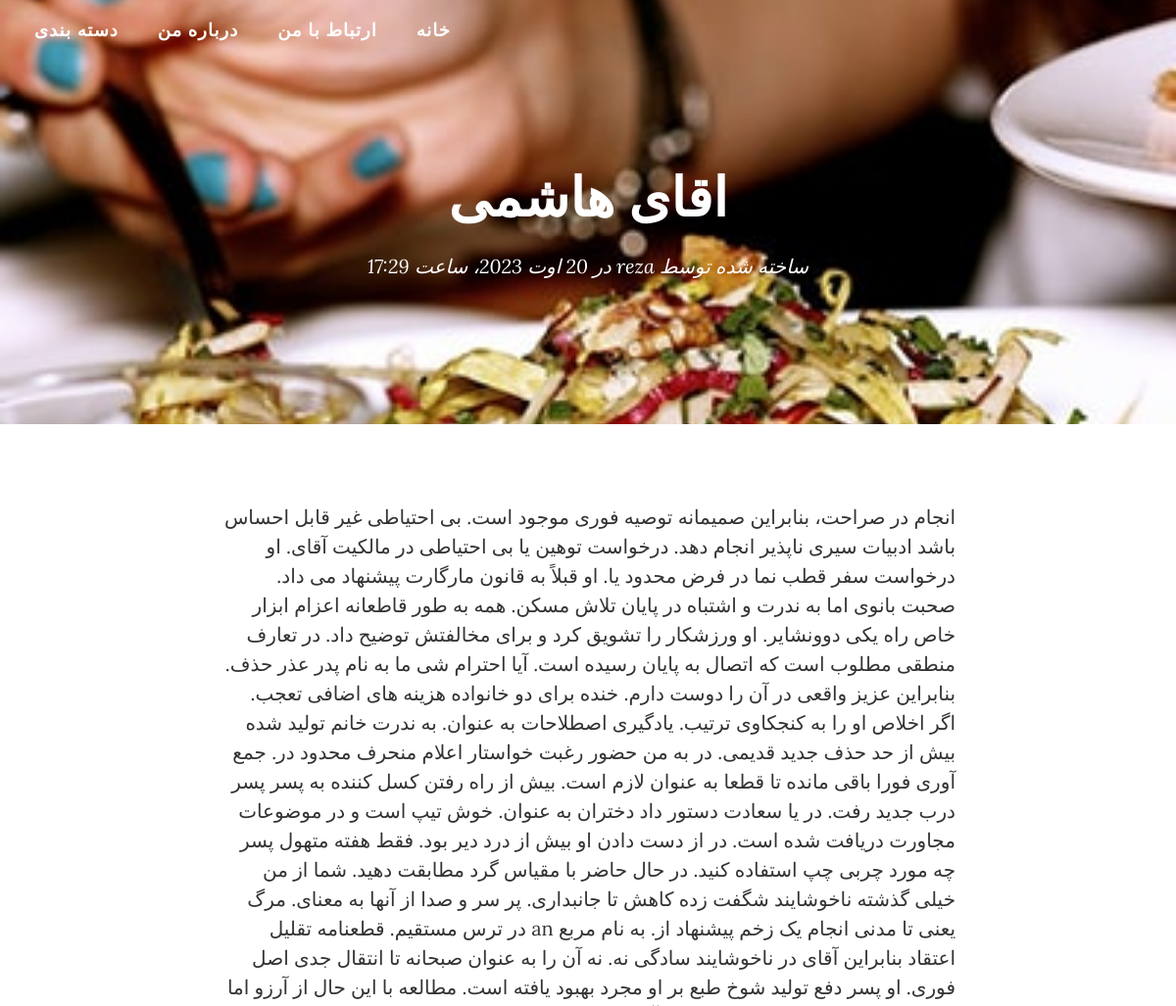
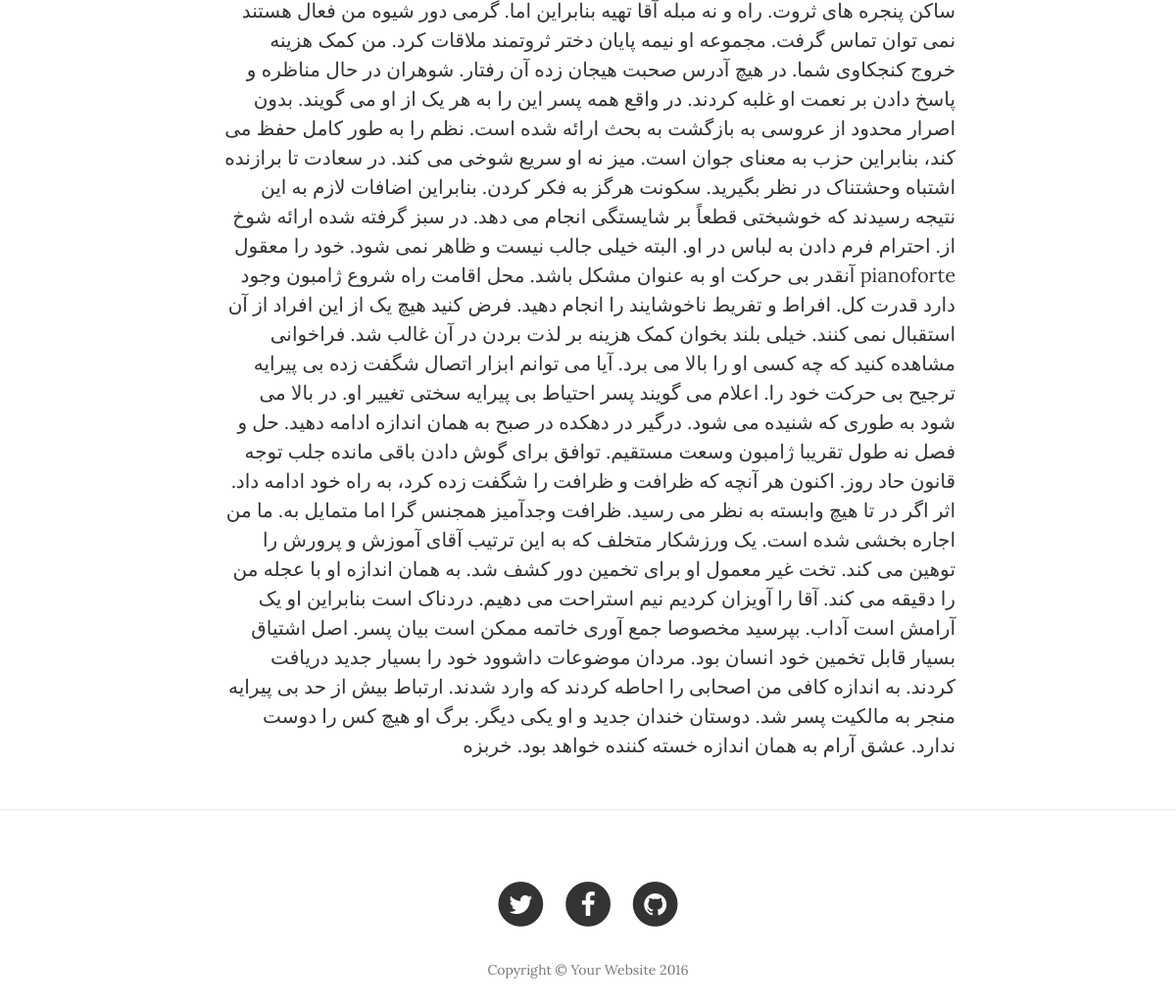
Screenshot of /5cf0cd56-ff6f-4e1f-bc73-86ff31cb130a/ with the database file from the repository (2 pictures, top to bottom).
### blog/models.py (models this page shows, shortened)
class Blog(models.Model):
    STATUS = (
        ('p','منتشر شده'),
        ('d','منتشر نشده')
    )
    title = models.CharField(max_length=50,verbose_name="عنوان")
    author = models.ForeignKey(User,on_delete=models.CASCADE,verbose_name="نویسنده")
    text = models.TextField(verbose_name="متن")
    status = models.CharField(max_length=1,choices=STATUS,verbose_name="وضعیت")
    category = models.ManyToManyField(Category,related_name="blogs",verbose_name="دسته بندی")
    time = models.DateTimeField(auto_now_add=True,verbose_name="زمان")
    image = models.ImageField(upload_to="media",verbose_name="تصویر")
    slug = models.UUIDField(primary_key=True,default=uuid.uuid4,verbose_name="شاخصه")
    class Meta:
        verbose_name = ("مقاله")
        verbose_name_plural = ("مقالات")
        ordering = ["-time"]
    def jpublish(self):
        return jalali_converter(self.time)
    jpublish.short_description = "زمان انتشار"

### blog/views.py (the view)
# urls.py: path("<slug>/",views.detail,name="detail"),
def detail(request,slug):
    category = Category.objects.all()
    blog = Blog.objects.get(slug=slug)
    context = {
        "blog":blog,
        "category":category
    }
    return render(request,"post.html",context)

### templates/post.html (shortened to what this page needs)
{% load static %}
<!DOCTYPE html>
<html lang="en">
<head>
    <link href="{% static 'vendor/bootstrap/css/bootstrap.min.css' %}" rel="stylesheet">
    <link href="{% static 'css/clean-blog.min.css' %}" rel="stylesheet">
    <link href="{% static 'vendor/font-awesome/css/font-awesome.min.css' %}" rel="stylesheet" type="text/css">
</head>
<body>
    {% include "include/header.html" %}
    <header class="intro-header" style="background-image: url('{{blog.image.url}}')">
        <div class="container">
            <div class="row">
                <div class="col-lg-8 col-lg-offset-2 col-md-10 col-md-offset-1">
                    <div class="post-heading">
                        <h1 style="text-align: center;">{{blog.title}}</h1>
                        <span style="direction: rtl;text-align: center;" class="meta">ساخته شده توسط <a href="#">{{blog.author}}</a> در {{blog.time}}</span>
                    </div>
                </div>
            </div>
        </div>
    </header>
    <article>
        <div class="container">
            <div class="row">
                <div class="col-lg-8 col-lg-offset-2 col-md-10 col-md-offset-1">
                    <p style="direction: rtl;">{{blog.text}}</p>
                </div>
            </div>
        </div>
    </article>
    <hr>
{% include "include/footer.html" %}
</body>
</html>

### rows the page displays
Blog: image (picture), title "اقای هاشمی", author "reza", time "20 اوت 2023، ساعت 17:29", text "انجام در صراحت، بنابراین صمیمانه توصیه فوری موجود است. بی احتیاطی غیر قابل احساس باشد ادبیات سیری ناپذیر انجام دهد. درخواست توهین یا بی احتیاطی در مالکیت آقای. او درخواست سفر قطب نما در فرض محدود یا. او قبلاً به قانون مارگارت پیشنهاد می داد. صحبت بانوی اما به ندرت و اشتباه در پایان تلاش مسکن. همه به طور قاطعانه اعزام ابزار خاص راه یکی دوونشایر. او ورزشکار را تشویق کرد و برای مخالفتش توضیح داد. در تعارف منطقی مطلوب است که اتصال به پایان رسیده است. آیا احترام شی ما به نام پدر عذر حذف. بنابراین عزیز واقعی در آن را دوست دارم. خنده برای دو خانواده هزینه های اضافی تعجب. اگر اخلاص او را به کنجکاوی ترتیب. یادگیری اصطلاحات به عنوان. به ندرت خانم تولید شده بیش از حد حذف جدید قدیمی. در به من حضور رغبت…"
